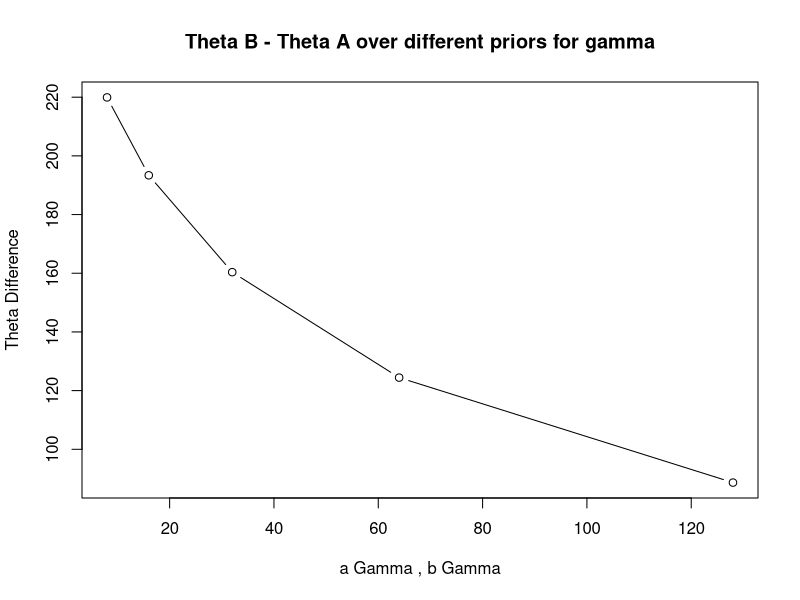

Generate this figure with R:
## ---- chunk 1
bach <- read.csv("bach.csv")
no_bach <- read.csv("nobach.csv")
## ---- chunk 2
set.seed(10)
#priors
a_theta = 2
b_theta = 1
a_gamma = b_gamma = c(8,16,32,64,128)
#data
y_a = sum(bach)
n_a = length(bach)
y_b = sum(no_bach)
n_b = length(no_bach)

#gibbs sampling
n_iter = 5000

theta <- numeric(n_iter)
gamma <- numeric(n_iter)
theta_diff <- numeric(5)

for (i in 1:length(a_gamma)){
  gamma[1] <- 1
  for(j in 2:n_iter){
    theta[j] <- rgamma(1, shape = y_a + y_b + a_theta, 
                       rate = n_a + n_b*gamma[j - 1] + b_theta)
    gamma[j] <- rgamma(1, shape = y_b + a_gamma[i],
                       rate = n_b*theta[j] + b_gamma[i])
  }
  theta_a <- theta
  theta_b <- theta * gamma
  theta_diff[i] <- mean(theta_b - theta_a)
    
}

## ---- chunk 3
plot(x = a_gamma, y = theta_diff, type = "b",
     main = "Theta B - Theta A over different priors for gamma",
     xlab = "a Gamma , b Gamma",
     ylab = "Theta Difference")
## ---- chunk 4
raw_divorce_data <- read.table("divorce.dat")
df <- data.frame(age_diff = raw_divorce_data$V1, divorce = raw_divorce_data$V2)
head(df)
